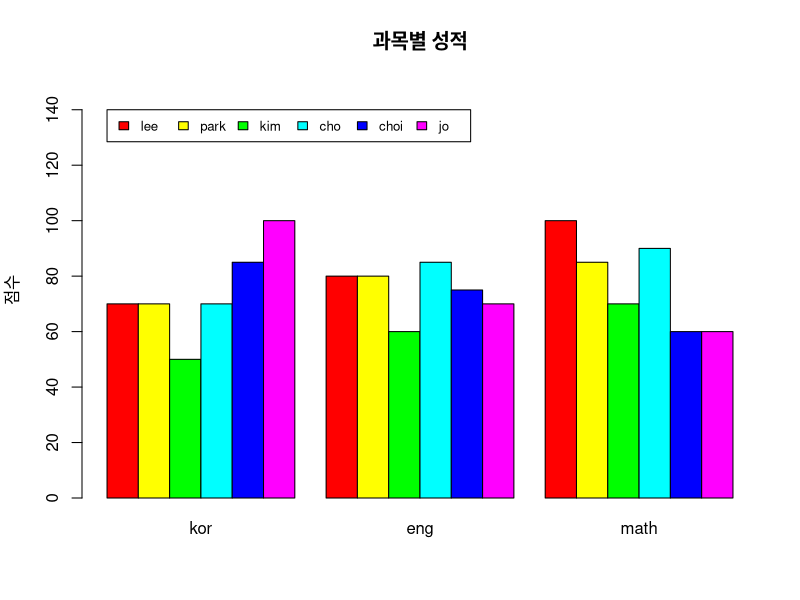

This figure's R source:
setwd("C:/Users/sycho/Desktop/R/ch07")

data <- read.table("student.txt", header = TRUE, stringsAsFactors = FALSE)

# 1열을 제외한 데이터
data1 <- data[, -1]

# 데이터프레임을 행렬 형태로 변형
data2 <- as.matrix(data1)
name <- c("kor", "eng", "math")

# 그룹 단위 막대그래프 그리기
# nrow 행의 개수만큼 막대그래프의 색을 지정
# beside = FALSE인 경우 막대그래프가 스택처럼 쌓이는 모양을 보임
barplot(data2, main="과목별 성적", names.arg=name, ylim=c(0, 150), ylab="점수", col=rainbow(nrow(data2)), beside=TRUE)

# k = nrow(data2)
# barplot(data2, main="과목별 성적", names.arg=name, ylim=c(0, 150), ylab="점수", col=rainbow(k), beside=T)

# 범례 추가하기
# cex 범례에 해당하는 글자의 크기지정
# horiz 수평으로 범례를 보이도록 한다
legend(1, 140, data$name, cex=0.8, fill = rainbow(nrow(data2)), horiz = T)